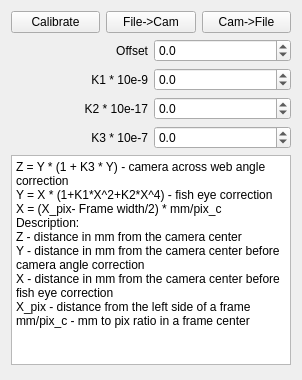
          <widget class="QWidget" name="cam1Page">
           <property name="geometry">
            <rect>
             <x>0</x>
             <y>0</y>
             <width>300</width>
             <height>380</height>
            </rect>
           </property>
           <attribute name="label">
            <string>Camera 1</string>
           </attribute>
           <layout class="QVBoxLayout" name="verticalLayout_3">
            <item>
             <layout class="QHBoxLayout" name="horizontalLayout_3">
              <item>
               <widget class="QPushButton" name="lCalibButton">
                <property name="text">
                 <string>Calibrate</string>
                </property>
               </widget>
              </item>
              <item>
               <widget class="QPushButton" name="loadCam1Button">
                <property name="text">
                 <string>File-&gt;Cam</string>
                </property>
               </widget>
              </item>
              <item>
               <widget class="QPushButton" name="saveCam1Button">
                <property name="text">
                 <string>Cam-&gt;File</string>
                </property>
               </widget>
              </item>
             </layout>
            </item>
            <item>
             <layout class="QGridLayout" name="gridLayout_2">
              <item row="0" column="1">
               <widget class="QDoubleSpinBox" name="leftCamCenterBox">
                <property name="decimals">
                 <number>1</number>
                </property>
                <property name="minimum">
                 <double>-1000.000000000000000</double>
                </property>
                <property name="maximum">
                 <double>1000.000000000000000</double>
                </property>
               </widget>
              </item>
              <item row="1" column="0">
               <widget class="QLabel" name="label_20">
                <property name="text">
                 <string>K1 * 10e-9</string>
                </property>
                <property name="alignment">
                 <set>Qt::AlignRight|Qt::AlignTrailing|Qt::AlignVCenter</set>
                </property>
               </widget>
              </item>
              <item row="1" column="1">
               <widget class="QDoubleSpinBox" name="k1Box">
                <property name="suffix">
                 <string/>
                </property>
                <property name="decimals">
                 <number>1</number>
                </property>
                <property name="minimum">
                 <double>-1000.000000000000000</double>
                </property>
                <property name="maximum">
                 <double>1000.000000000000000</double>
                </property>
                <property name="singleStep">
                 <double>0.100000000000000</double>
                </property>
               </widget>
              </item>
              <item row="0" column="0">
               <widget class="QLabel" name="label_28">
                <property name="text">
                 <string>Offset</string>
                </property>
                <property name="alignment">
                 <set>Qt::AlignRight|Qt::AlignTrailing|Qt::AlignVCenter</set>
                </property>
               </widget>
              </item>
              <item row="2" column="0">
               <widget class="QLabel" name="label_21">
                <property name="text">
                 <string>K2 * 10e-17</string>
                </property>
                <property name="alignment">
                 <set>Qt::AlignRight|Qt::AlignTrailing|Qt::AlignVCenter</set>
                </property>
               </widget>
              </item>
              <item row="2" column="1">
               <widget class="QDoubleSpinBox" name="k2Box">
                <property name="suffix">
                 <string/>
                </property>
                <property name="decimals">
                 <number>1</number>
                </property>
                <property name="minimum">
                 <double>-1000.000000000000000</double>
                </property>
                <property name="maximum">
                 <double>1000.000000000000000</double>
                </property>
                <property name="singleStep">
                 <double>0.100000000000000</double>
                </property>
               </widget>
              </item>
              <item row="3" column="0">
               <widget class="QLabel" name="label_22">
                <property name="text">
                 <string>K3 * 10e-7</string>
                </property>
                <property name="alignment">
                 <set>Qt::AlignRight|Qt::AlignTrailing|Qt::AlignVCenter</set>
                </property>
               </widget>
              </item>
              <item row="3" column="1">
               <widget class="QDoubleSpinBox" name="k3Box">
                <property name="suffix">
                 <string/>
                </property>
                <property name="decimals">
                 <number>1</number>
                </property>
                <property name="minimum">
                 <double>-1000.000000000000000</double>
                </property>
                <property name="maximum">
                 <double>1000.000000000000000</double>
                </property>
                <property name="singleStep">
                 <double>0.100000000000000</double>
                </property>
               </widget>
              </item>
             </layout>
            </item>
            <item>
             <widget class="QPlainTextEdit" name="plainTextEdit_3">
              <property name="sizePolicy">
               <sizepolicy hsizetype="Fixed" vsizetype="Fixed">
                <horstretch>0</horstretch>
                <verstretch>0</verstretch>
               </sizepolicy>
              </property>
              <property name="minimumSize">
               <size>
                <width>280</width>
                <height>210</height>
               </size>
              </property>
              <property name="maximumSize">
               <size>
                <width>280</width>
                <height>210</height>
               </size>
              </property>
              <property name="plainText">
               <string>Z = Y * (1 + K3 * Y) - camera across web angle correction
Y = X * (1+K1*X^2+K2*X^4) - fish eye correction
X = (X_pix- Frame width/2) * mm/pix_c 
Description:
Z - distance in mm from the camera center
Y - distance in mm from the camera center before camera angle correction
X - distance in mm from the camera center before fish eye correction
X_pix - distance from the left side of a frame
mm/pix_c - mm to pix ratio in a frame center</string>
              </property>
             </widget>
            </item>
            <item>
             <spacer name="verticalSpacer_3">
              <property name="orientation">
               <enum>Qt::Vertical</enum>
              </property>
              <property name="sizeHint" stdset="0">
               <size>
                <width>20</width>
                <height>40</height>
               </size>
              </property>
             </spacer>
            </item>
           </layout>
          </widget>
